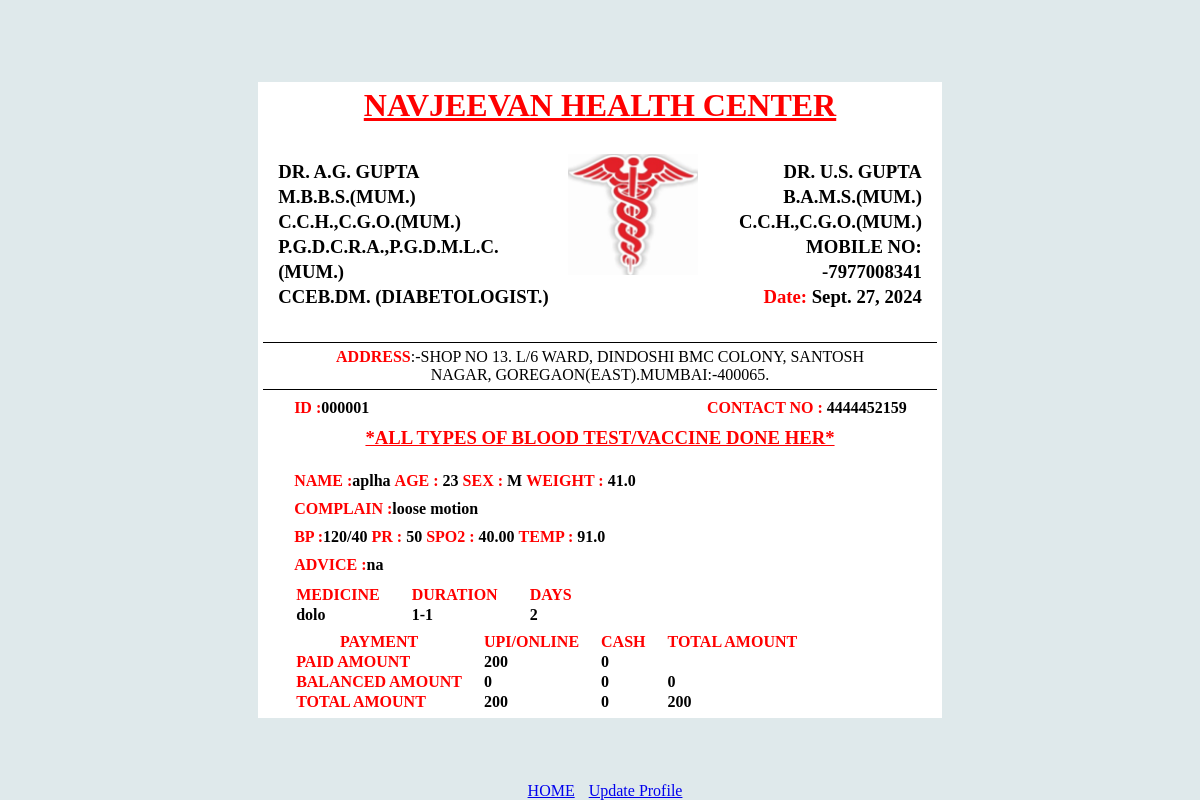
Page /detail/000001/ on the committed database.
### clinic/models.py (models this page shows, shortened)
class patient(models.Model):
    id = models.CharField(max_length=6, primary_key=True, unique=True, default ='')
    date = models.DateField(default= timezone.now)
    name = models.CharField(default='', max_length=255)
    sex = models.CharField(choices=[('M', 'Male'), ('F', 'Female'), ('O', 'Other')], default='', max_length=1)
    age = models.CharField(default='', max_length= 100)
    weight = models.CharField(default='', max_length= 100)
    mobile_number = models.CharField(max_length=10, default='')
    Complain = models.CharField(default='', max_length=200)
    BP = models.CharField(max_length=15, blank=True, null=True, default=None)
    PR = models.CharField(max_length=3, default='' )      #(max_length = 3, db_column='PR' + suffix)
    SPO2 = models.DecimalField(max_digits=5, decimal_places=2, validators=[MinValueValidator(0), MaxValueValidator(100)])
    Temp =models.FloatField(default=0)
    Advice = models.CharField(default='',max_length=200)
    Medicine = models.CharField(default='', max_length=200)
    Duration = models.CharField(default='', max_length=200)
    Days = models.CharField(default='', max_length=20)
    Online_payment = models.CharField(default='',max_length=255)
    Cash_payment = models.CharField(default='', max_length=255)
    Balance_amount = models.CharField(default='', max_length=255)
    Paid_amount = models.CharField(default='', max_length=255)
    Total_amount = models.CharField(default='', max_length=255)

### clinic/views.py (the view)
# urls.py: path('detail/<str:id>/', patientprofileview.as_view(), name='patient_detail'), #instead of <int:pk> i have used <str:id> which will show the patient detail when id is been put.
class patientprofileview(DetailView):
    model = patient
    template_name = 'clinic/patient_detail.html'    #'clinic/patient_createview.html'
    context_object_name ='patient'
    slug_field = 'id'
    def get_object(self, queryset=None):
        id = self.kwargs.get('id')
        return self.model.objects.get(id=id)

### clinic/templates/clinic/patient_detail.html (shortened to what this page needs)
{% load static %}
<form>
    <div class=" header">
        <h1><u>NAVJEEVAN HEALTH CENTER</u></h1>
    </div>
    <div class=" container">
        <div class="b2">
            <tr>
                <th><h3>DR. A.G. GUPTA</h3></th>
                <th><h3>M.B.B.S.(MUM.)</h3></th>
                <th><h3>C.C.H.,C.G.O.(MUM.)</h3></th>
                <th><h3>P.G.D.C.R.A.,P.G.D.M.L.C.(MUM.)</h3></th>
                <th><h3>CCEB.DM. (DIABETOLOGIST.)</h3></th>
            </tr>
        </div>
        <img src="{% static 'img/dr logo.png' %}" alt="logo">
        <div class="b3">
            <tr>
                <th><h3>DR. U.S. GUPTA</h3></th>
                <th><h3>B.A.M.S.(MUM.)</h3></th>
                <th><h3>C.C.H.,C.G.O.(MUM.)</h3></th>
                <th><h3>MOBILE NO: -7977008341</h3></th>
                <th><h3><b><span style="color: red;">Date: </span></b>{{patient.date}}</h3></th>
            </tr>
        </div>
    </div>
    <br>
    <div class="a2">
        <p style="text-align: center;padding-top: 5px;"><b><span style="color: red;">ADDRESS</span></b>:-SHOP NO 13. L/6 WARD, DINDOSHI BMC COLONY, SANTOSH </p>
        <p style="text-align: center;padding-bottom: 5px;">NAGAR, GOREGAON(EAST).MUMBAI:-400065.</p>
    </div>
    <div class="a3">
        <div class="L1">
            <b><span style="color: red; float: left; margin-left: 31px;">ID : </span> {{patient.id}} </b>
            <b style="float: right; margin-right: 30px;"> <span style="color: red;">CONTACT NO : </span> {{patient.mobile_number}} </b>
        </div>
        <h3 style="color: red;text-align: center;"><u>*ALL TYPES OF BLOOD TEST/VACCINE DONE HER*</u></h3>
        <br>
        <div class="L2">
            <b><span style="color: red; float: left; margin-left: 31px;">NAME : </span>{{patient.name}}</b>
            <b><span style="color: red;">AGE : </span>{{patient.age}}</b>
            <b><span style="color: red;">SEX : </span>{{patient.sex}}</b>
            <b><span style="color: red; ">WEIGHT : </span>{{patient.weight}}</b>
        </div>
        <div class="complain">
            <b><span style="color: red; float: left; margin-left: 31px;">COMPLAIN : </span> {{patient.Complain}}</b>
        </div>
        <div class="bp">
            <b><span style="color: red; float: left; margin-left: 31px;">BP : </span>{{patient.BP}}</b>
            <b><span style="color: red;">PR : </span>{{patient.PR}}</b>
            <b><span style="color: red;">SPO2 : </span>{{patient.SPO2}}</b>
            <b><span style="color: red;">TEMP : </span>{{patient.Temp}}</b>
        </div>
        <div class = "advice">
            <b><span style="color: red; float: left; margin-left: 31px;">ADVICE : </span> {{patient.Advice}}</b>
        </div>
        <div class="table">
            <table>
                <thead>
                    <tr style="color: red;">
                        <th style="padding-right: 30px;"><b> MEDICINE </b></th>
                        <th style="padding-right: 30px;"><b> DURATION </b></th>
                        <th style="padding-right: 30px;"><b> DAYS </b></th>
                    </tr>
                </thead>
                <tbody>
                    <tr>
                        <td style="padding-right: 30px;"><b> <span type="text" name="Medicine" > {{ patient.Medicine }} </span> </b></td>
                        <td style="padding-right: 30px;"><b> <span type="text" name="Duration" > {{ patient.Duration }} </span> </b></td>
                        <td style="padding-right: 30px;"><b> <span type="number" name="Days" > {{ patient.Days }} </span> </b></td>
                    </tr>
                </tbody>
            </table>
        </div>
        <div class="payment">
            <table style="float: left; margin-left: 31px;">
                <thead>
                    <tr style="color: red;">
                        <th style="padding-right: 20px;"> PAYMENT </th>
                        <th style="padding-right: 20px;"> UPI/ONLINE </th>
                        <th style="padding-right: 20px;"> CASH </th>
                        <th style="padding-right: 20px;"> TOTAL AMOUNT </th>
                    </tr>
                </thead>
                <tbody>
                    <tr>
                        <td style="color: red;"><b> <span> PAID AMOUNT </span> </b></td>
                        <td style="padding-right: 20px;"><b> <span> {{ patient.Online_payment }} </span> </b> </td>
                        <td style="padding-right: 20px;"><b> <span> {{ patient.Cash_payment }} </span> </b></td>
                        <td style="padding-right: 20px;"><b>  </b></td>
                    </tr>
                    <tr>
                        <td style="color: red; padding-right: 20px;"><b> <span> BALANCED AMOUNT </span> </b></td>
                        <td style="padding-right: 20px;"><b> <span> 0 </span> </b></td>
                        <td style="padding-right: 20px;"><b> <span> 0 </span> </b></td>
                        <td style="padding-right: 20px;"><b> <span> {{ patient.Balance_amount }} </span> </b></td>
                    </tr>
                    <tr>
                        <td style="color: red; padding-right: 20px;"><b> <span> TOTAL AMOUNT </span> </b></td>
                        <td style="padding-right: 20px;"><b> <span> {{ patient.Online_payment }} </span> </b></td>
                        <td style="padding-right: 20px;"><b> <span> {{ patient.Cash_payment }} </span> </b></td>
                        <td style="padding-right: 20px;"><b> <span> {{ patient.Total_amount }} </span> </b></td>
                    </tr>
                </tbody>
                <br>
            </table>
        </div>
    </div>
</form>
<div style="position: fixed; bottom: 0; left: 50%; transform: translateX(-50%); text-align: center;">
    <a href="{% url 'home' %}" style = "padding:10px">HOME</a>
    <a href="{% url 'patient_update' id=patient.id %}">Update Profile</a>
</div>

### rows in the picture
patient: date "Sept. 27, 2024", id "000001", mobile_number "4444452159", name "aplha", age "23", sex "M", weight "41.0", Complain "loose motion", BP "120/40", PR "50", SPO2 "40.00", Temp "91.0", Advice "na", Medicine "dolo", Duration "1-1", Days "2", Online_payment "200", Cash_payment "0", Balance_amount "0", Total_amount "200"
